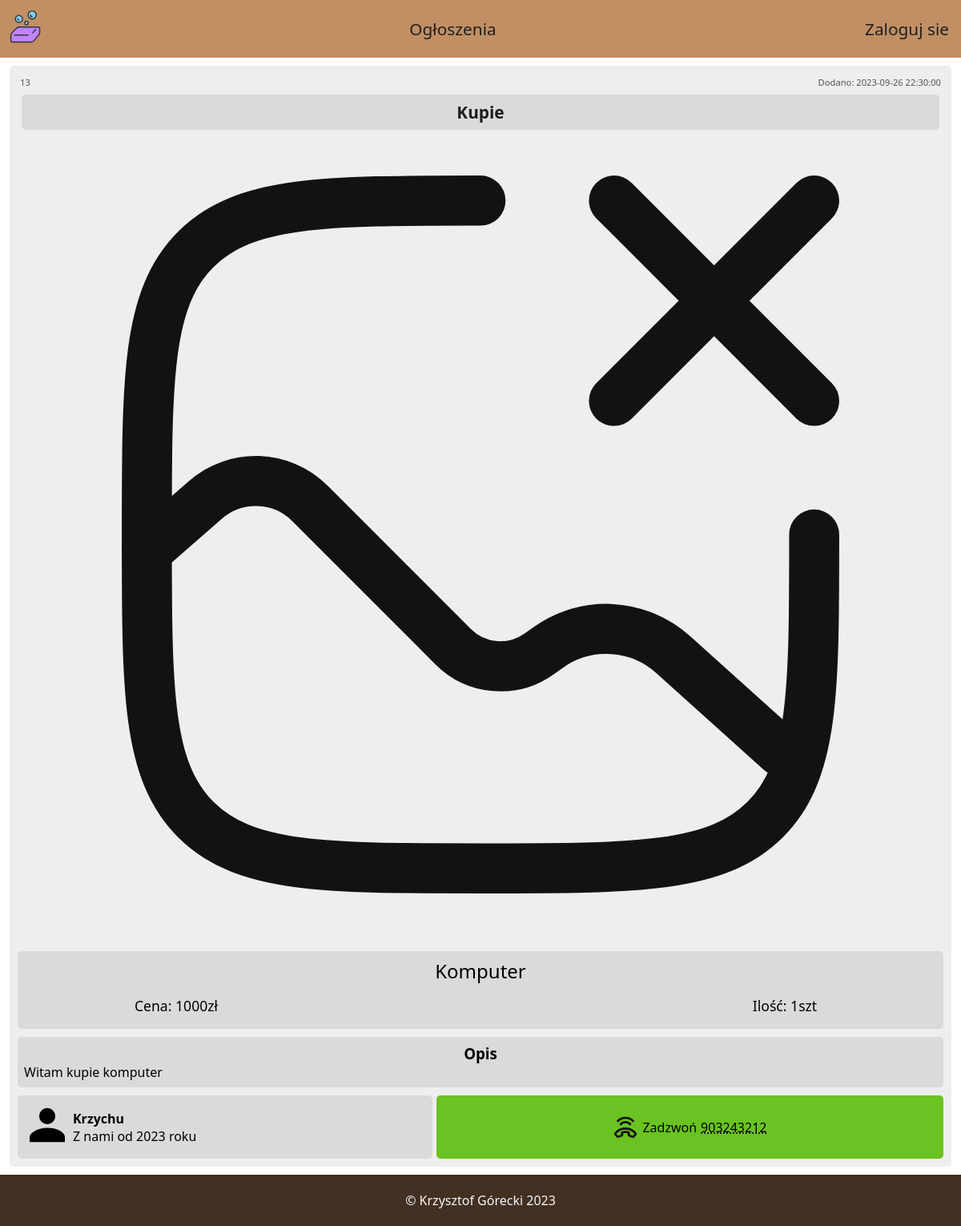
Screenshot of /ogloszenia/komputer-337332u.php with the database file from the repository.
### tables this page shows
CREATE TABLE `ogloszenia` (
  `id_ogloszenia` int(11) NOT NULL,
  `nazwa` varchar(130) NOT NULL,
  `cena` int(11) NOT NULL,
  `ilosc` smallint(6) NOT NULL,
  `kategoria` tinyint(4) NOT NULL,
  `nr_telefonu` char(9) NOT NULL,
  `opis` text NOT NULL,
  `przypisane_konto` int(11) NOT NULL,
  `zdjecia` text DEFAULT NULL,
  `link` varchar(50) NOT NULL,
  `czas_dodania` datetime NOT NULL
);

CREATE TABLE `kategoria_ogloszenia` (
  `id_kategorii` tinyint(4) NOT NULL,
  `kategoria` varchar(50) NOT NULL
);

CREATE TABLE `konta` (
  `id_konta` int(11) NOT NULL,
  `imie` varchar(100) DEFAULT NULL,
  `email` varchar(100) NOT NULL,
  `haslo` varchar(100) NOT NULL,
  `dostep` tinyint(4) NOT NULL,
  `token` varchar(60) DEFAULT NULL,
  `data_rejestracji` datetime NOT NULL,
  `ostatnie_logowanie` datetime DEFAULT NULL
);

### ogloszenia/komputer-337332u.php (the view, shortened to what this page needs)
<?php
include_once('../laczenie_z_baza.php');
?>
<!DOCTYPE html>
<html lang="pl">
<head>
    <link rel="stylesheet" href="../style.css">
</head>
<body>
<?php include_once('../menu_nav_ogloszenie.php') ?>
<div class='contener'>
<div class='produkt_box'>
<?php
$url = $_SERVER['REQUEST_URI'];
$url = parse_url($url);
$cut_url = explode("/",$url['path']);
$url = end($cut_url);
$pytanie = "SELECT id_ogloszenia, nazwa, cena, ilosc, nr_telefonu, opis, konta.imie, konta.data_rejestracji, zdjecia, kategoria_ogloszenia.kategoria, czas_dodania
FROM ogloszenia
INNER JOIN kategoria_ogloszenia on kategoria_ogloszenia.id_kategorii = ogloszenia.kategoria
INNER JOIN konta on konta.id_konta = ogloszenia.przypisane_konto
WHERE link = ?";
$wykonaj = $conn -> prepare($pytanie);
$wykonaj -> execute([$url]);
$produkt_dane = $wykonaj -> fetch(PDO::FETCH_ASSOC);
$zdjecia = explode(",", $produkt_dane["zdjecia"]);
    echo "<div class='produkt_ident'>
        <span>$produkt_dane[id_ogloszenia]</span>
        <span>Dodano: $produkt_dane[czas_dodania]</span>
    </div>";
?>
    <div class='produkt_kategoria'>
        <?php echo ucfirst($produkt_dane["kategoria"]); ?>
    </div>
<?php
    echo "<div class='produkt_showcase'>";
    if(!empty($zdjecia[0])){
        $showcase = array();
        foreach($zdjecia as $zdjecie){
            $dodane_z = "zdjecia_ogloszen/".$zdjecie;
            array_push($showcase, $dodane_z);
        }
        echo "<button onclick='zdjecie_minus()'> < </button>";
        echo "<img id='zdjecie_produktu' src='$showcase[0]' alt='produkt'>";
        echo "<button onclick='zdjecie_plus()'> > </button>";
    }
    else{
        echo "<img src='../ikony/brak_zdjecia.svg' alt='produkt' width='90%' height='auto'>";
    }
    echo "</div>";
?>
    <div class='produkt_info'>
        <p><?php echo ucfirst($produkt_dane["nazwa"]); ?></p>
        <span>Ilość: <?php echo $produkt_dane["ilosc"]; ?>szt</span>
        <span>Cena: <?php echo $produkt_dane["cena"]; ?>zł</span>
    </div>
    <div class='produkt_opis'>
        <h3>Opis</h3>
        <span><?php echo ucfirst($produkt_dane["opis"]); ?></span>
    </div>
    <div class='produkt_grupaOL'>
        <div class='produkt_ogloszeniodawca'>
            <div>
                <img src="../ikony/person.svg" alt="personIcon">
            </div>
            <div>
                <p style='font-weight: bold;'><?php echo ucfirst($produkt_dane["imie"]); ?></p>
                <p>
                <?php
                $rok = explode('-', $produkt_dane["data_rejestracji"]);
                echo "Z nami od " . $rok[0] . " roku";
                ?>
                </p>
            </div>
        </div>
        <div class='produkt_zadzwon'>
            <img src="../ikony/call.svg" width='32px' height='32px'>
            <span>Zadzwoń </span>
            <span><?php echo $produkt_dane['nr_telefonu'] ?></span>
        </div>
    </div>
</div>
</div>
    <?php include_once("../footer.php") ?>
</body>
</html>

### style.css (style rules this page uses)
* { box-sizing: border-box; margin: 0; font-family: 'Segoe UI', Tahoma, Geneva, Verdana, sans-serif; }
body { overflow-x: hidden; min-height: 100vh; display: flex; flex-direction: column; }
.contener { flex: 1; margin-left: auto; margin-right: auto; padding: 10px; background-color: #eeeeee; width: 98vw; height: auto; display: flex; flex-direction: column; border-radius: 5px; }
.produkt_ident { display: flex; flex-direction: row; justify-content: space-between; font-size: 0.7rem; color: #545454; padding: 3px; }
.produkt_kategoria { text-align: center; background-color: #dadada; color: #1d1d1d; font-size: 1.3rem; font-weight: bold; border-radius: 5px; padding: 8px; margin: 5px; }
.produkt_showcase { width: 90%; margin-left: auto; margin-right: auto; display: flex; justify-content: center; }
.produkt_showcase img { text-align: center; width: 100%; max-width: 1000px; margin-left: auto; margin-right: auto; }
.produkt_info { padding: 4px; display: grid; grid-template-columns: repeat(3, 1fr); grid-template-rows: repeat(2, 1fr); grid-row-gap: 15px; text-align: center; font-size: 1.1rem; margin-top: 20px; margin-bottom: 10px; border-radius: 5px; padding: 8px; background-color: #dadada; }
.produkt_info p:nth-child(1) { font-size: 1.5rem; grid-area: 1 / 1 / 2 / 4; }
.produkt_info span:nth-child(2) { grid-area: 2 / 3 / 3 / 4; }
.produkt_opis { text-align: justify; border-radius: 5px; padding: 8px; background-color: #dadada; }
.produkt_opis h3 { text-align: center; }
.produkt_grupaOL { display: flex; flex-direction: row; margin-top: 10px; gap: 5px; }
.produkt_ogloszeniodawca { display: flex; width: 45%; min-width: 140px; flex-direction: row; align-items: center; background-color: #dadada; border-radius: 5px; padding: 5px; }
.produkt_ogloszeniodawca div img { width: 64px; height: 64px; }
.produkt_zadzwon { display: flex; flex-direction: row; width: 55%; background-color: #6ac322; border-radius: 5px; padding: 10px; align-items: center; gap: 5px; justify-content: center; }
.produkt_zadzwon span:nth-child(3) { text-decoration: #1f1f1f 1.5px underline dotted; }

### rows the page displays
ogloszenia: id_ogloszenia "13", czas_dodania "2023-09-26 22:30:00", kategoria.kategoria "Kupie", nazwa "Komputer", ilosc "1", cena "1000", opis "Witam kupie komputer", przypisane_konto.imie "Krzychu", przypisane_konto.data_rejestracji "2023", nr_telefonu "903243212"
